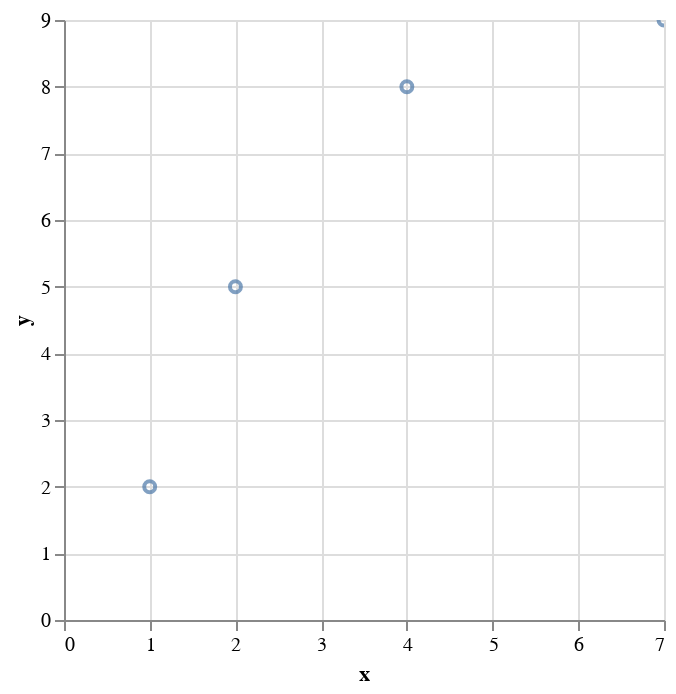

The code cell stored with this chart in its notebook:
### Code cell
dfx = pl.DataFrame(
    [(2, 5), (4, 8), (1, 2), (7, 9)],
    schema=['x', 'y'], orient='row'
)
dfx.plot.scatter('x', 'y')

### Figure 1 — Vega-Lite specification as saved in the notebook (floating-point values rounded to 4 significant figures)
{"config": {"view": {"continuousWidth": 300, "continuousHeight": 300}}, "data": {"name": "data-8446ee4554f9075cd646f9440ad6e6ee"}, "mark": {"type": "point"}, "encoding": {"tooltip": [{"field": "x", "type": "quantitative"}, {"field": "y", "type": "quantitative"}], "x": {"field": "x", "type": "quantitative"}, "y": {"field": "y", "type": "quantitative"}}, "params": [{"name": "param_19", "select": {"type": "interval", "encodings": ["x", "y"]}, "bind": "scales"}], "$schema": "https://vega.github.io/schema/vega-lite/v5.20.1.json", "datasets": {"data-8446ee4554f9075cd646f9440ad6e6ee": [{"x": 2, "y": 5}, {"x": 4, "y": 8}, {"x": 1, "y": 2}, {"x": 7, "y": 9}]}}
